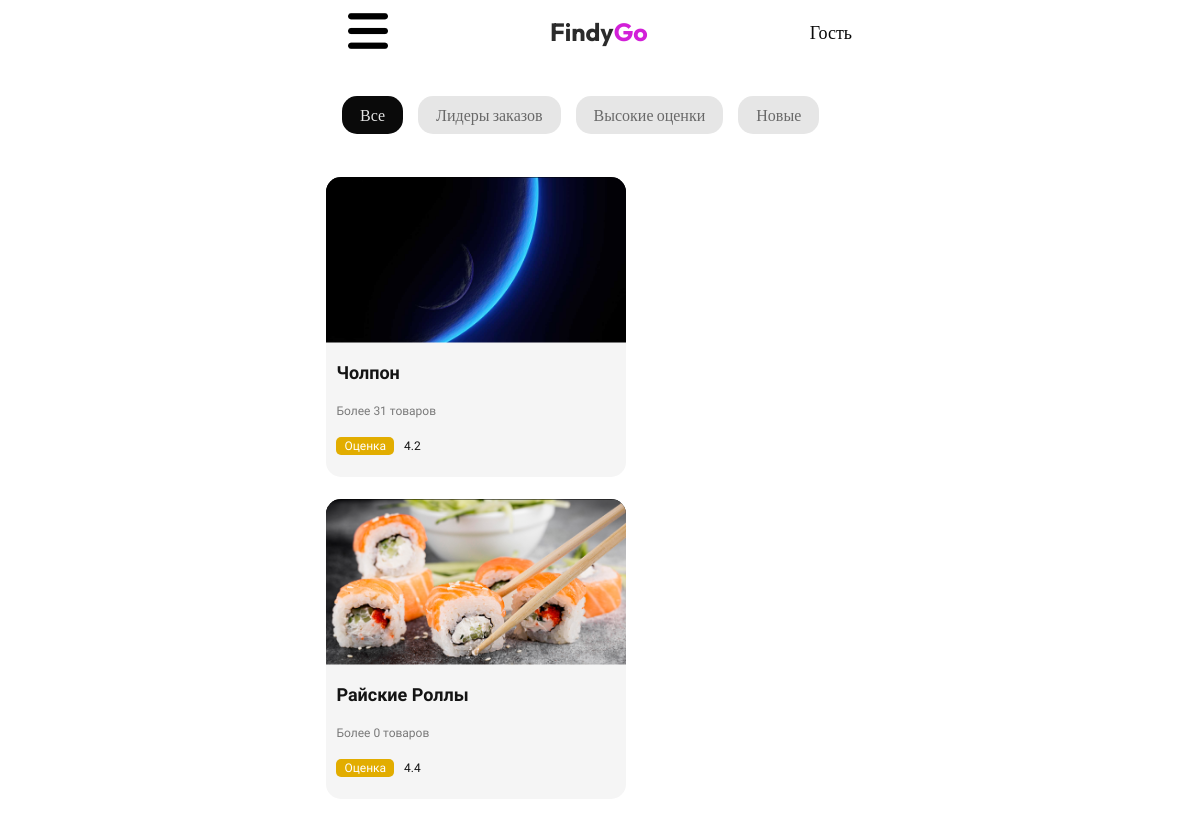
Before: /category/Food/ (upper part) with the older database file.
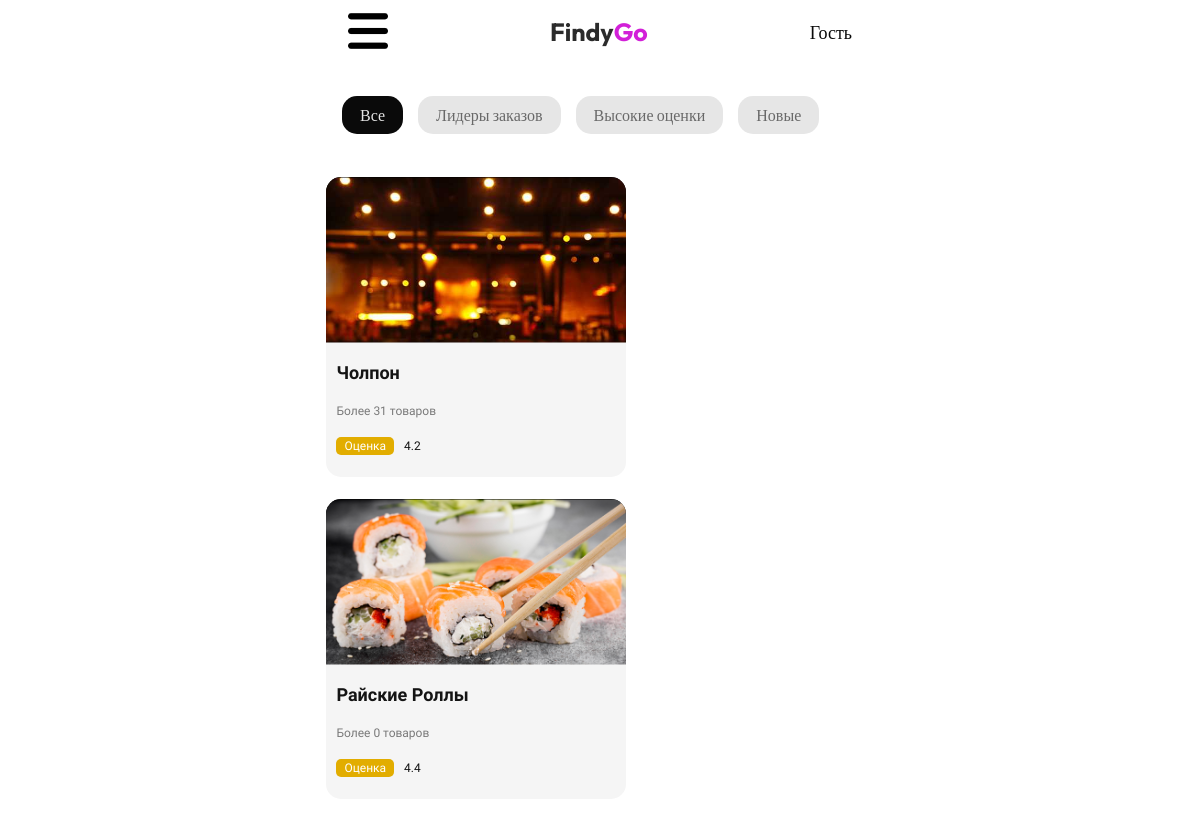
After: the same page with the newer database file.
### account/models.py (models this page shows, shortened)
class CustomUser(AbstractUser):
    city = models.CharField(
        max_length=50,
        choices=CITY,
        default="Неизвестно"
    )
    USER_TYPES = [
        ('ordinary_user', 'Обычный пользователь'),
        ('food_user', 'Пользователь еда'),
        ('shop_user', 'Пользователь магазин'),
        ('taxi_user', 'Водитель такси'),
        ('courier_user', 'Водитель курьер'),
        ('taxi_company_user', 'Владелец таксопарк'),
    ]
    user_type = models.CharField(max_length=20, choices=USER_TYPES, default='ordinary_user')
    user_name = models.CharField(max_length=25, blank=True, null=True)
    user_description = models.CharField(max_length=500, default=description_txt, blank=True, null=True)
    user_phone_number = models.DecimalField(max_digits=9, decimal_places=0, blank=True, null=True)
    user_phone_number2 = models.DecimalField(max_digits=9, decimal_places=0, blank=True, null=True)
    user_mbank_qr = models.ImageField(upload_to=user_mbank_qr_path, blank=True, null=True)
    user_rsk_qr = models.ImageField(upload_to=user_rsk_qr_path, blank=True, null=True)
    user_mbank_link = models.CharField(max_length=500, blank=True, null=True)
    user_obank_link = models.CharField(max_length=500, blank=True, null=True)
    user_rsk_link = models.CharField(max_length=500, blank=True, null=True)
    user_abank_link = models.CharField(max_length=500, blank=True, null=True)
    user_raiting = models.DecimalField(max_digits=3, decimal_places=1, blank=True, null=True)
    balance = models.DecimalField(max_digits=15, decimal_places=2, blank=True, null=True)
    CATEGORY_OF_EDUCATION = [
        ('', ''),
        ('Food', 'Еда'),
        ('Vegetables', 'Овощи'),
        ('Shop', 'Магазин'),
    ]
    category_of_education = models.CharField(max_length=20, choices=CATEGORY_OF_EDUCATION, default='', blank=True, null=True)
    SUB_CATEGORY_OF_EDUCATION = [
        ('', ''),
        ('Grocery', 'Продуктовый'),
        ('Vegetables', 'Электроника'),
        ('Clothes', 'Одежды'),
        ('Office', 'Канцелярия'),
    ]
    sub_category_of_education = models.CharField(max_length=20, choices=SUB_CATEGORY_OF_EDUCATION, blank=True, null=True, default='')
    USER_STATUS = [
        ('', ''),
        ('Online', 'Онлайн'),
        ('Offline', 'Оффлайн'),
    ]
    user_status = models.CharField(max_length=20, choices=USER_STATUS, default='', blank=True, null=True)
    user_logo = models.ImageField(upload_to=user_logo_path, blank=True, null=True)
    user_logo_mini = models.ImageField(upload_to=user_logo_mini_path, blank=True, null=True)
    USER_BLOCKED = [
        ('', ''),
        ('Yes', 'Да'),
        ('No', 'Нет'),
    ]
    user_blocked = models.CharField(max_length=20, choices=USER_BLOCKED, default='No')
    groups = models.ManyToManyField(
        Group,
        verbose_name='groups',
        blank=True,
        related_name='custom_user_set',  # Пример названия, которое можно выбрать
        related_query_name='user',
    )
    user_permissions = models.ManyToManyField(
        Permission,
        verbose_name='user permissions',
        blank=True,
        related_name='custom_user_set',  # Пример названия, которое можно выбрать
        related_query_name='user',
    )

### shop_list/views.py (the view)
# urls.py: path('category/<str:category>/', user_list, name='user_list'),
def user_list(request, category):
    users = (
        CustomUser.objects
        .filter(category_of_education=category, user_status='Online', user_blocked='No')
        .annotate(menu_count=Count('food_menu'))  # связывается по related_name
    )
    return render(request, 'shop_list/shop_list.html', {
        'users': users,
        'category': category
    })

### templates/shop_list/shop_list.html (shortened to what this page needs)
{% extends 'basis/basis.html' %}
{% block linkcss %}
<link rel="stylesheet" href="/static/css/shop_list.css">{% endblock %}
{% block main %}
<div class="category-institution-slider">
    <div class="buttons">
        <button class="all active">
            Все
        </button>
        <button class="often-ordered">
            Лидеры заказов
        </button>
        <button class="high-marks">
            Высокие оценки
        </button>
        <button class="new">
            Новые
        </button>
    </div>
</div>
<div class="institution-container">
    <div class="institutions" id="cafeContainer">
        {% for user in users %}
        <a href="{% url 'account_menu' user.id %}" class="institution" data-city="{{ user.city }}">
            <div class="logo-container">
                <img data-src="{{ user.user_logo.url }}" src="/static/icons/10px.png" alt="">
            </div>
            <div class="description-container">
                <h2 class="name">{{ user.user_name }}</h2>
                <p class="menu">{{ user.menu_count }}</p>
                <div class="star-rating">
                    <p class="raiting-title">Оценка</p>
                    <p class="raiting-number" data-rating="{{ user.user_raiting|stringformat:" g" }}">
                        {{ user.user_raiting|stringformat:"g" }}
                    </p>
                </div>
            </div>
        </a>
        {% endfor %}
    </div>
</div>
{% endblock %}

Changed rows visible on the page:
changed CustomUser "Чолпон": user_logo: a different picture
